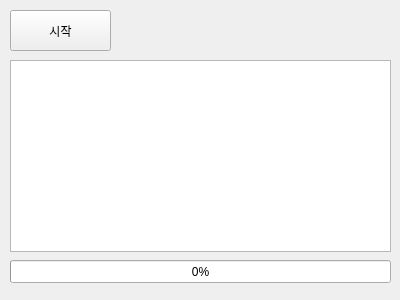
<?xml version="1.0" encoding="UTF-8"?>
<ui version="4.0">
 <class>Form</class>
 <widget class="QWidget" name="Form">
  <property name="geometry">
   <rect>
    <x>0</x>
    <y>0</y>
    <width>400</width>
    <height>300</height>
   </rect>
  </property>
  <property name="maximumSize">
   <size>
    <width>400</width>
    <height>300</height>
   </size>
  </property>
  <property name="windowTitle">
   <string>Form</string>
  </property>
  <widget class="QPushButton" name="btnStart">
   <property name="geometry">
    <rect>
     <x>10</x>
     <y>10</y>
     <width>101</width>
     <height>41</height>
    </rect>
   </property>
   <property name="text">
    <string>시작</string>
   </property>
  </widget>
  <widget class="QTextBrowser" name="txblog">
   <property name="geometry">
    <rect>
     <x>10</x>
     <y>60</y>
     <width>381</width>
     <height>192</height>
    </rect>
   </property>
  </widget>
  <widget class="QProgressBar" name="pgbTask">
   <property name="geometry">
    <rect>
     <x>10</x>
     <y>260</y>
     <width>381</width>
     <height>23</height>
    </rect>
   </property>
   <property name="value">
    <number>0</number>
   </property>
  </widget>
 </widget>
 <resources/>
 <connections/>
</ui>
